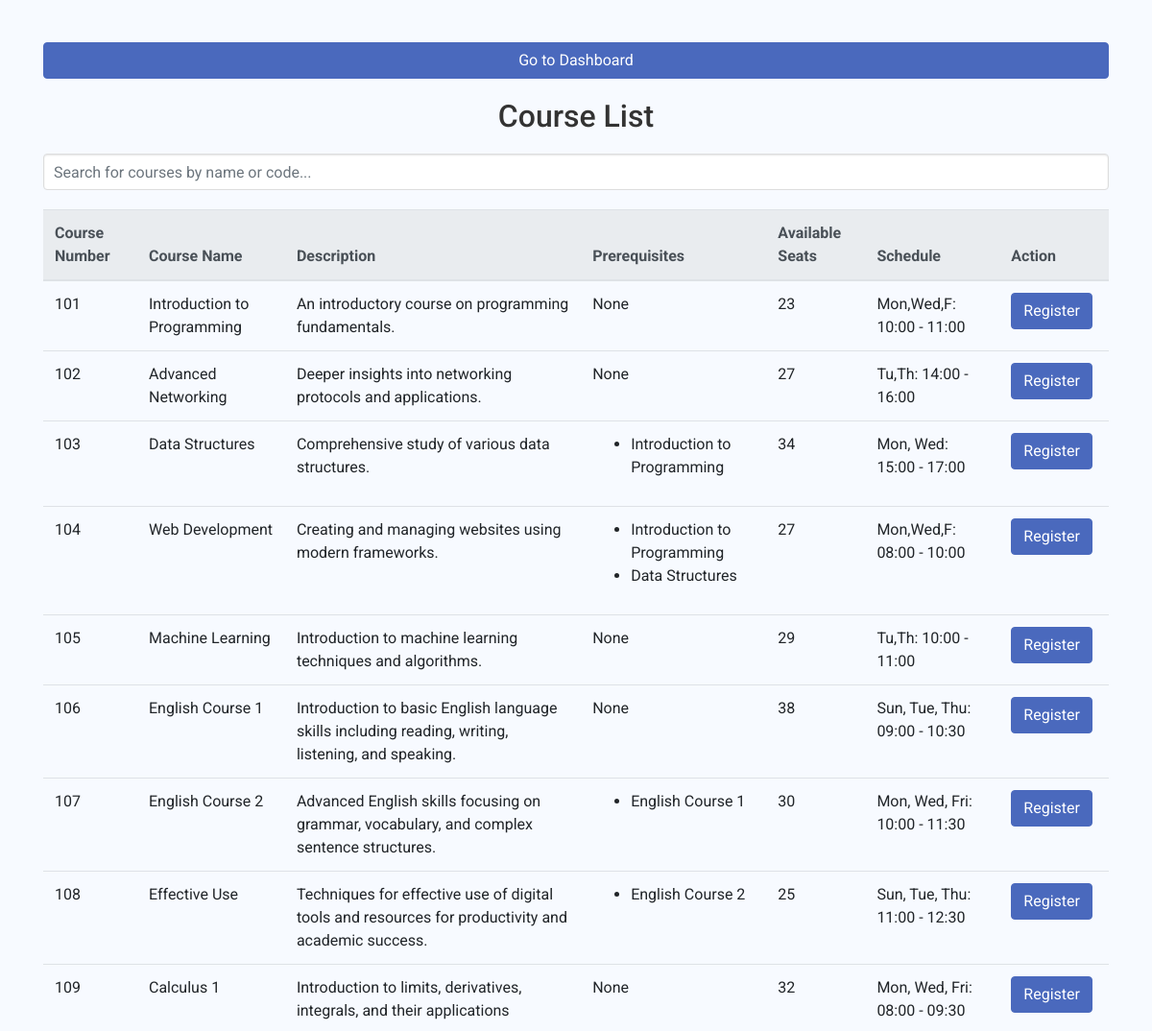
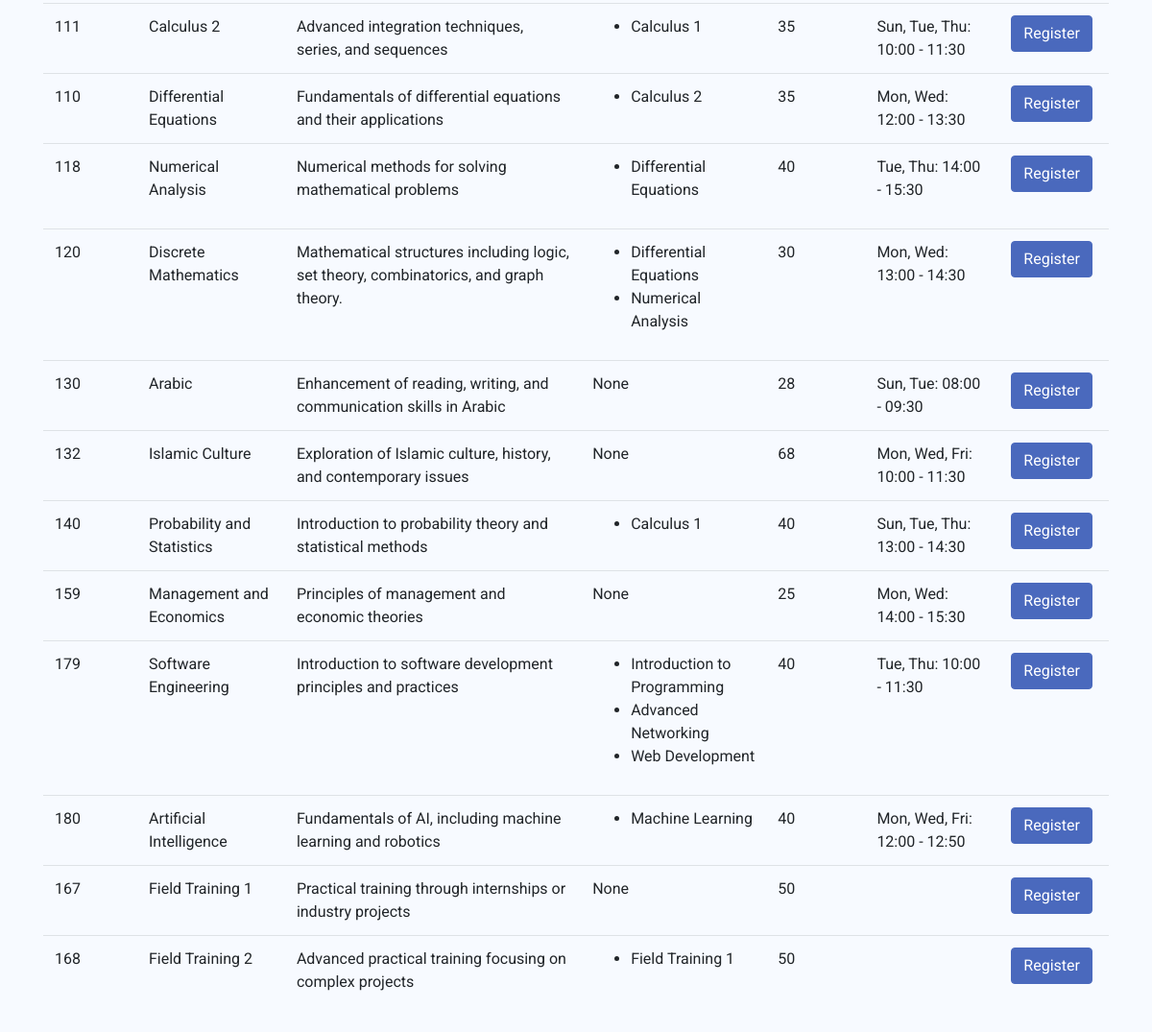
/app/Course/, run on the app's committed database (2 pictures, top to bottom).
### app/models.py (models this page shows, shortened)
class Course(models.Model):
    code = models.CharField(max_length=10, unique=True)
    name = models.CharField(max_length=100, default='Unknown')
    description = models.TextField()
    prerequisites = models.ManyToManyField('self', symmetrical=False, blank=True, related_name='required_for')
    instructor = models.ForeignKey(Instructor, on_delete=models.CASCADE)
    capacity = models.IntegerField()
    def registered_students_count(self):
        return StudentsReg.objects.filter(course=self).count()
    def available_seats(self):
        return self.capacity - self.registered_students_count()

class CourseSchedule(models.Model):
    id = models.AutoField(primary_key=True)
    course = models.ForeignKey(Course, on_delete=models.CASCADE)
    days = models.CharField(max_length=50)
    startTime = models.TimeField()
    endTime = models.TimeField()
    roomNo = models.CharField(max_length=10)

### app/views.py (the view)
# urls.py: path('Course/', views.course, name='course'),
def course(request):
    courses = Course.objects.all()
    return render(request, 'app/Course.html', {'courses': courses})

### app/templates/app/Course.html (shortened to what this page needs)
{% load static %}
<!DOCTYPE html>
<html lang="en">
<head>
    <link href="https://stackpath.bootstrapcdn.com/bootstrap/4.5.2/css/bootstrap.min.css" rel="stylesheet">
    <link href="{% static 'styles.css' %}" rel="stylesheet">
</head>
<body>
    <div class="container mt-4">
        <a href="{% url 'dashboard' %}" class="btn btn-primary dashboard-link">Go to Dashboard</a>
        <h2 class="text-center">Course List</h2>
        <input type="text" id="searchInput" class="form-control search-input" onkeyup="searchCourses()" placeholder="Search for courses by name or code...">
        <table class="table table-hover" id="courseTable">
            <thead class="thead-light">
                <tr>
                    <th>Course Number</th>
                    <th>Course Name</th>
                    <th>Description</th>
                    <th>Prerequisites</th>
                    <th>Available Seats</th>
                    <th>Schedule</th>
                    <th>Action</th>
                </tr>
            </thead>
            <tbody>
                {% for course in courses %}
                <tr class="course-item">
                    <td>{{ course.code }}</td>
                    <td>{{ course.name }}</td>
                    <td>{{ course.description }}</td>
                    <td>
                        {% if course.prerequisites.exists %}
                            <ul>
                                {% for prereq in course.prerequisites.all %}
                                    <li>{{ prereq.name }}</li>
                                {% endfor %}
                            </ul>
                        {% else %}
                            None
                        {% endif %}
                    </td>
                    <td>{{ course.available_seats }}</td>
                    <td>
                        {% for schedule in course.courseschedule_set.all %}
                            {{ schedule.days }}: {{ schedule.startTime|date:"H:i" }} - {{ schedule.endTime|date:"H:i" }}<br>
                        {% endfor %}
                    </td>
                    <td>
                        <a href="{% url 'register_to_course' course.id %}" class="btn btn-primary">Register</a>
                    </td>
                </tr>
                {% empty %}
                <tr><td colspan="7">No courses available.</td></tr>
                {% endfor %}
            </tbody>
        </table>
    </div>
</body>
</html>

### static/styles.css (style rules this page uses)
body { font-family: 'Roboto', sans-serif; background-color: #f9f9f9; padding: 20px; margin: 0; }
h1, h2 { color: #333; text-align: center; margin-bottom: 20px; }
input[type="text"] { width: 100%; padding: 10px; border: 1px solid #ddd; border-radius: 4px; box-shadow: inset 0 1px 2px rgba(0, 0, 0, 0.1); margin-bottom: 20px; }
.btn { margin-right: 5px; }
.dashboard-link { display: block; width: 100%; text-align: center; margin-bottom: 20px; }
.table-hover { width: 100%; }
.table-hover thead { background-color: #f8f9fa; }
.course-item, .list-group-item { border-bottom: 1px solid #eee; }
.course-item:last-child, .list-group-item:last-child { border-bottom: none; }
body { background-color: #f7faff; font-family: 'Roboto', sans-serif; }
.btn-primary { background-color: #4a69bd; border-color: #4a69bd; transition: background-color 0.3s ease, border-color 0.3s ease; }
.form-control { border-radius: 0.25rem; border: 1px solid #ced4da; }

### data on the page
Course: code "101", name "Introduction to Programming", description "An introductory course on programming fundamentals.", shows "None", available_seats "23"
CourseSchedule: days "Mon,Wed,F", startTime "10:00", endTime "11:00"
Course: code "102", name "Advanced Networking", description "Deeper insights into networking protocols and applications.", shows "None", available_seats "27"
CourseSchedule: days "Tu,Th", startTime "14:00", endTime "16:00"
Course: code "103", name "Data Structures", description "Comprehensive study of various data structures.", available_seats "34"
CourseSchedule: days "Mon, Wed", startTime "15:00", endTime "17:00"
Course: code "104", name "Web Development", description "Creating and managing websites using modern frameworks.", available_seats "27"
CourseSchedule: days "Mon,Wed,F", startTime "08:00", endTime "10:00"
Course: code "105", name "Machine Learning", description "Introduction to machine learning techniques and algorithms.", shows "None", available_seats "29"
CourseSchedule: days "Tu,Th", startTime "10:00", endTime "11:00"
Course: code "106", name "English Course 1", description "Introduction to basic English language skills including reading, writing, listening, and speaking.", shows "None", available_seats "38"
CourseSchedule: days "Sun, Tue, Thu", startTime "09:00", endTime "10:30"
Course: code "107", name "English Course 2", description "Advanced English skills focusing on grammar, vocabulary, and complex sentence structures.", available_seats "30"
CourseSchedule: days "Mon, Wed, Fri", startTime "10:00", endTime "11:30"
Course: code "108", name "Effective Use", description "Techniques for effective use of digital tools and resources for productivity and academic success.", available_seats "25"
CourseSchedule: days "Sun, Tue, Thu", startTime "11:00", endTime "12:30"
Course: code "109", name "Calculus 1", description "Introduction to limits, derivatives, integrals, and their applications", shows "None", available_seats "32"
CourseSchedule: days "Mon, Wed, Fri", startTime "08:00", endTime "09:30"
Course: code "111", name "Calculus 2", description "Advanced integration techniques, series, and sequences", available_seats "35"
CourseSchedule: days "Sun, Tue, Thu", startTime "10:00", endTime "11:30"
Course: code "110", name "Differential Equations", description "Fundamentals of differential equations and their applications", available_seats "35"
CourseSchedule: days "Mon, Wed", startTime "12:00", endTime "13:30"
Course: code "118", name "Numerical Analysis", description "Numerical methods for solving mathematical problems", available_seats "40"
CourseSchedule: days "Tue, Thu", startTime "14:00", endTime "15:30"
Course: code "120", name "Discrete Mathematics", description "Mathematical structures including logic, set theory, combinatorics, and graph theory.", available_seats "30"
CourseSchedule: days "Mon, Wed", startTime "13:00", endTime "14:30"
Course: code "130", name "Arabic", description "Enhancement of reading, writing, and communication skills in Arabic", shows "None", available_seats "28"
CourseSchedule: days "Sun, Tue", startTime "08:00", endTime "09:30"
Course: code "132", name "Islamic Culture", description "Exploration of Islamic culture, history, and contemporary issues", shows "None", available_seats "68"
CourseSchedule: days "Mon, Wed, Fri", startTime "10:00", endTime "11:30"
Course: code "140", name "Probability and Statistics", description "Introduction to probability theory and statistical methods", available_seats "40"
CourseSchedule: days "Sun, Tue, Thu", startTime "13:00", endTime "14:30"
Course: code "159", name "Management and Economics", description "Principles of management and economic theories", shows "None", available_seats "25"
CourseSchedule: days "Mon, Wed", startTime "14:00", endTime "15:30"
Course: code "179", name "Software Engineering", description "Introduction to software development principles and practices", available_seats "40"
CourseSchedule: days "Tue, Thu", startTime "10:00", endTime "11:30"
Course: code "180", name "Artificial Intelligence", description "Fundamentals of AI, including machine learning and robotics", available_seats "40"
CourseSchedule: days "Mon, Wed, Fri", startTime "12:00", endTime "12:50"
Course: code "167", name "Field Training 1", description "Practical training through internships or industry projects", shows "None", available_seats "50"
Course: code "168", name "Field Training 2", description "Advanced practical training focusing on complex projects", available_seats "50"
